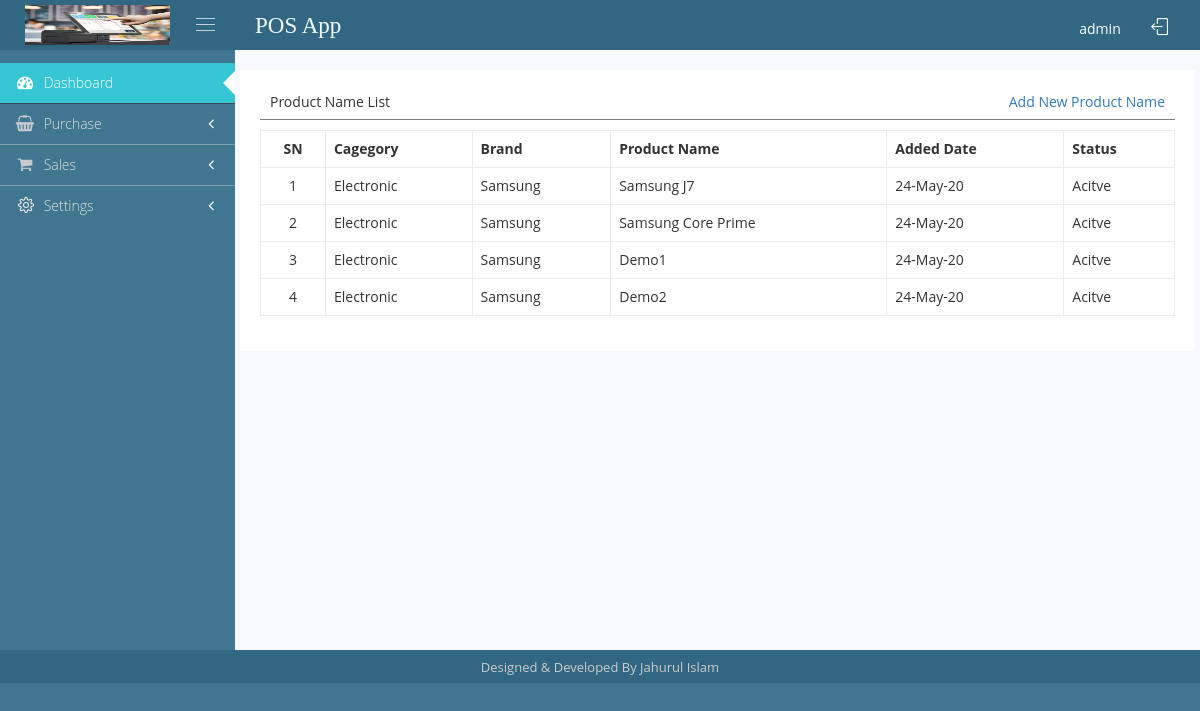
Page /settings/product-name-list/ (signed in) on the committed database.
### posapp/models.py (models this page shows, shortened)
class ProductInfo(models.Model):
    product_cat     = models.ForeignKey(ProductCategory, on_delete=models.CASCADE)
    product_brand   = models.ForeignKey(ProductBrand, on_delete=models.CASCADE)
    product_name    = models.CharField(max_length=200, unique=True)
    added_date      = models.DateTimeField(auto_now_add=True)
    status          = models.BooleanField(default=True)

class ProductCategory(models.Model):
    cat_name        = models.CharField(max_length=150, unique=True)
    added_date      = models.DateTimeField(auto_now_add=True)
    status          = models.BooleanField(default=True)
    def __str__(self):
        return self.cat_name

class ProductBrand(models.Model):
    brand_name      = models.CharField(max_length=150, unique=True)
    added_date      = models.DateTimeField(auto_now_add=True)
    status          = models.BooleanField(default=True)
    def __str__(self):
        return self.brand_name

### posapp/views.py (the view)
# urls.py: path('settings/product-name-list/', views.product_name_list, name="product_name_list"),
def product_name_list(request):
    if request.session["userid"]:
        context = { "product_name_list": models.ProductInfo.objects.all() }
        return render(request, "posapp/settings/product_name_list.html", context)
    else:
        return redirect("user_logout")

### posapp/templates/posapp/settings/product_name_list.html (shortened to what this page needs)
{% extends 'posapp/common/base.html' %}
{% load static %}
{% block content %}
<div class="portlet-body form">
    <div class="row">
        <div class="portlet light">
            <div class="page_header">
                <div class="page_header_left">Product Name List </div>
                <div class="page_header_right">
                    <a href="/settings/add-product-name/">Add New Product Name</a>
                </div>
            </div>
            <table class="table table-bordered">
                <tr>
                    <th class="text-center">SN</th>
                    <th>Cagegory</th>
                    <th>Brand</th>
                    <th>Product Name</th>
                    <th>Added Date</th>
                    <th>Status</th>
                </tr>
                {% for data in product_name_list %}
                    <tr>
                        <td class="text-center">{{ forloop.counter }}</td>
                        <td>{{ data.product_cat }}</td>
                        <td>{{ data.product_brand }}</td>
                        <td>{{ data.product_name }}</td>
                        <td>{{ data.added_date|date:"d-M-y" }}</td>
                        <td> {% if data.status %} Acitve {% else %} Inactive {% endif %} </td>
                    </tr>
                {% endfor %}
            </table>
        </div>
    </div>
</div>
{% endblock %}

### rows in the picture
ProductInfo: product_cat "Electronic", product_brand "Samsung", product_name "Samsung J7", added_date "24-May-20", status "Acitve"
ProductInfo: product_cat "Electronic", product_brand "Samsung", product_name "Samsung Core Prime", added_date "24-May-20", status "Acitve"
ProductInfo: product_cat "Electronic", product_brand "Samsung", product_name "Demo1", added_date "24-May-20", status "Acitve"
ProductInfo: product_cat "Electronic", product_brand "Samsung", product_name "Demo2", added_date "24-May-20", status "Acitve"

### other values in the picture
{{ request.session.user_full_name }} "admin"
